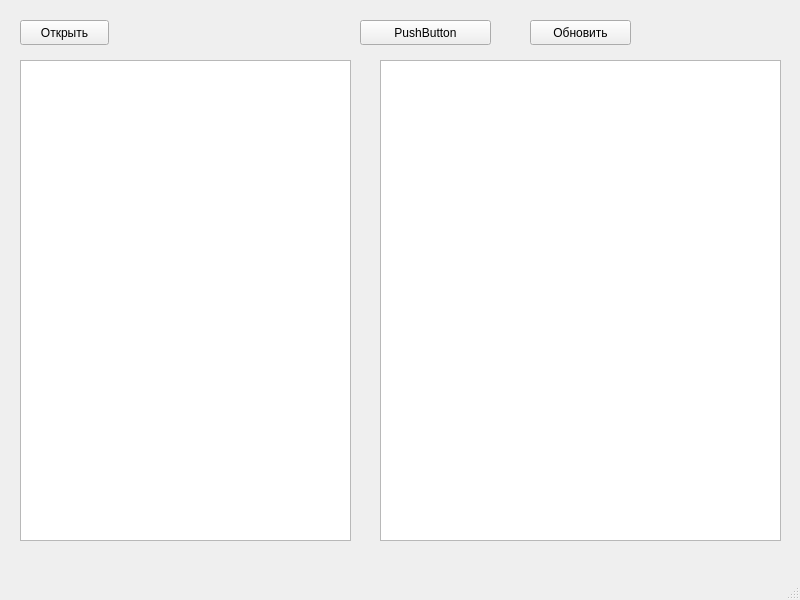
<?xml version="1.0" encoding="UTF-8"?>
<ui version="4.0">
 <class>MainWindow</class>
 <widget class="QMainWindow" name="MainWindow">
  <property name="geometry">
   <rect>
    <x>0</x>
    <y>0</y>
    <width>800</width>
    <height>600</height>
   </rect>
  </property>
  <property name="windowTitle">
   <string>MainWindow</string>
  </property>
  <widget class="QWidget" name="centralwidget">
   <widget class="QPushButton" name="openButton">
    <property name="geometry">
     <rect>
      <x>20</x>
      <y>20</y>
      <width>89</width>
      <height>25</height>
     </rect>
    </property>
    <property name="text">
     <string>Открыть</string>
    </property>
   </widget>
   <widget class="QPushButton" name="showButton">
    <property name="geometry">
     <rect>
      <x>360</x>
      <y>20</y>
      <width>131</width>
      <height>25</height>
     </rect>
    </property>
    <property name="text">
     <string>PushButton</string>
    </property>
   </widget>
   <widget class="QPushButton" name="updateButton">
    <property name="geometry">
     <rect>
      <x>530</x>
      <y>20</y>
      <width>101</width>
      <height>25</height>
     </rect>
    </property>
    <property name="text">
     <string>Обновить</string>
    </property>
   </widget>
   <widget class="QPlainTextEdit" name="jsonTextEdit">
    <property name="geometry">
     <rect>
      <x>20</x>
      <y>60</y>
      <width>331</width>
      <height>481</height>
     </rect>
    </property>
   </widget>
   <widget class="QTreeView" name="jsonTreeView">
    <property name="geometry">
     <rect>
      <x>380</x>
      <y>60</y>
      <width>401</width>
      <height>481</height>
     </rect>
    </property>
   </widget>
  </widget>
  <widget class="QMenuBar" name="menubar">
   <property name="geometry">
    <rect>
     <x>0</x>
     <y>0</y>
     <width>800</width>
     <height>22</height>
    </rect>
   </property>
  </widget>
  <widget class="QStatusBar" name="statusbar"/>
 </widget>
 <resources/>
 <connections/>
</ui>
